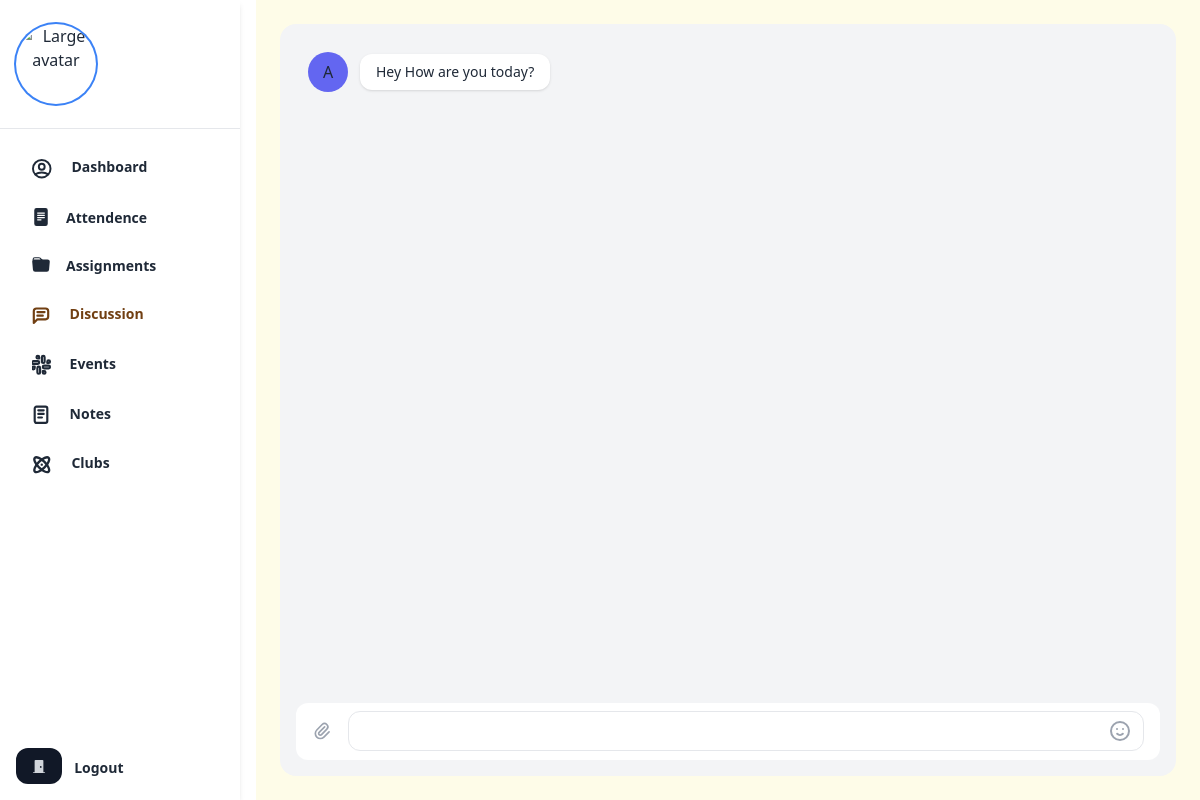
Before: /discussion/ (signed in) with the older database file.
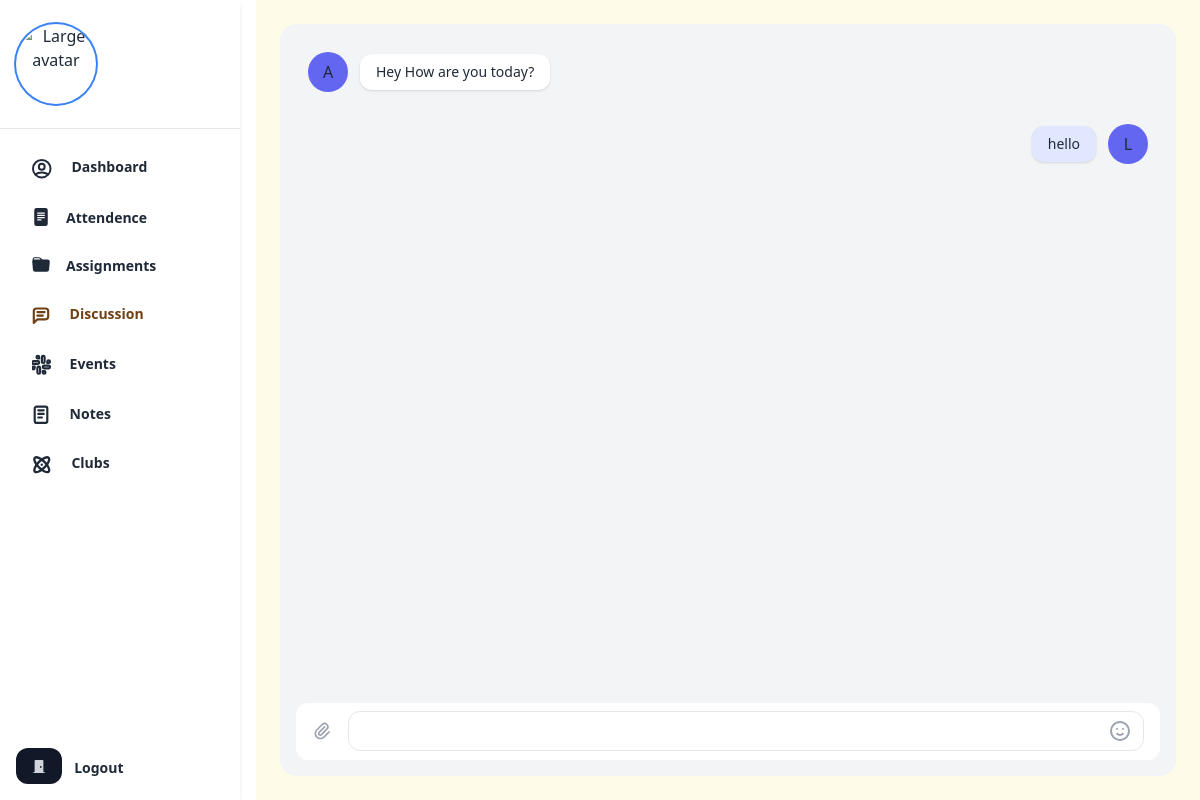
After: the same page with the newer database file.
### webapp/models/college.py (models this page shows)
class Discussion(models.Model):
    user = models.ForeignKey(USER, on_delete=models.CASCADE,
                             related_name="discussion", related_query_name="has_discussion")
    semester = models.ForeignKey(Semester, on_delete=models.CASCADE,
                                 related_name="discussion", related_query_name="has_discussion")
    message = models.TextField()
    discussed_at = models.DateTimeField(default=timezone.now, editable=False)
    class Meta:
        ordering = ("discussed_at",)

### webapp/models/main.py (models this page shows, shortened)
class CustomUser(AbstractUser):
    email = models.EmailField()
    address = models.CharField(max_length=100)
    mobile_no = models.CharField(max_length=100)
    profile = models.ImageField(upload_to='images/profiles')
    is_teacher = models.BooleanField(default=False)
    semester = models.ForeignKey("Semester", on_delete=models.SET_NULL,
                                 related_name="student", related_query_name="has_student", null=True,blank=True)

### webapp/views.py (the view, shortened to what this page needs)
# urls.py: path("discussion/", views.DiscussionView.as_view(), name="discussion"),
class DiscussionView(LoginRequiredMixin, CreateView):
    template_name = "webapp/discussion.html"
    model = Discussion
    fields = ("message",)
    success_url = reverse_lazy("app_webapp:discussion")
    def get(self, request, *args, **kwargs):
        return render(request, self.template_name, {"discussions": self.request.user.semester.discussion.all()[:20]})

### webapp/templates/webapp/discussion.html (shortened to what the changed rows need)
{% extends 'webapp/_base.html' %}
{% block content %}
<div class="flex h-screen antialiased text-gray-800">
    <div class="flex flex-row h-full w-full overflow-x-hidden">
        <div class="flex flex-col flex-auto h-full p-6">
            <div class="flex flex-col flex-auto flex-shrink-0 rounded-2xl bg-gray-100 h-full p-4">
                <div class="flex flex-col h-full overflow-x-auto mb-4">
                    <div class="flex flex-col h-full">
                        <div class="grid grid-cols-12 gap-y-2">
                            {% for discussion in discussions %}
                            {% if discussion.user == user %}
                            <div class="col-start-6 col-end-13 p-3 rounded-lg">
                                <div class="flex items-center justify-start flex-row-reverse">
                                    <div
                                        class="flex items-center justify-center h-10 w-10 rounded-full bg-indigo-500 flex-shrink-0">
                                        {{discussion.user.get_full_name.0}}
                                    </div>
                                    <div class="relative mr-3 text-sm bg-indigo-100 py-2 px-4 shadow rounded-xl">
                                        <div>{{discussion.message}}</div>
                                    </div>
                                </div>
                            </div>
                            {% else %}
                            <div class="col-start-1 col-end-8 p-3 rounded-lg">
                                <div class="flex flex-row items-center">
                                    <div
                                        class="flex items-center justify-center h-10 w-10 rounded-full bg-indigo-500 flex-shrink-0">
                                        A
                                    </div>
                                    <div class="relative ml-3 text-sm bg-white py-2 px-4 shadow rounded-xl">
                                        <div>Hey How are you today?</div>
                                    </div>
                                </div>
                            </div>
                            {% endif %}
                            {% endfor %}
                        </div>
                    </div>
                </div>
            </div>
        </div>
    </div>
</div>
{% endblock content %}

Changed rows visible on the page:
added Discussion: user.get_full_name.0 "L", message "hello"
